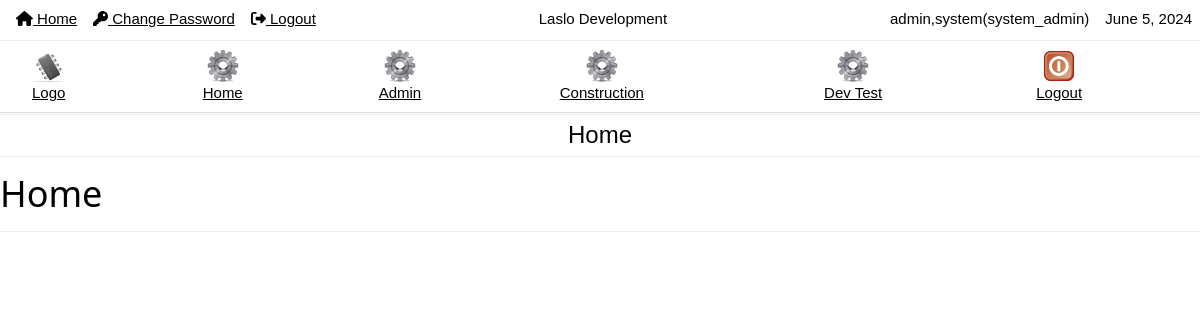
/webinterface/public/index.php (signed in), run on the app's committed database.
### tables this page shows
CREATE TABLE `sysSettingsKeyDefinitions` (
  `sskd_IndexId` int UNSIGNED NOT NULL,
  `sskd_sad_NameId` varchar(255) NOT NULL,
  `sskd_TableName` varchar(255) NOT NULL,
  `sskd_SettingName` varchar(255) NOT NULL,
  `sskd_SettingType` enum('string','int','YN','list','hook') NOT NULL DEFAULT 'string',
  `sskd_SettingFatoryValue` varchar(255) NOT NULL,
  `sskd_SettingDefaultValue` varchar(255) NOT NULL,
  `sskd_AllowOverride` enum('Y','N') NOT NULL DEFAULT 'Y'
);

### webinterface/app/wac.inc.php (called while the page is built, shortened)
<?php
	function sysCreateObject($iAppName, $iClassName){
		$iAppName = strtolower($iAppName);
		$iClassName = strtolower($iClassName);
		$classFileName = sysReturnClassFileName($iAppName, $iClassName);
		if(class_exists($iClassName)){
			$obj = new $iClassName;
		} else {
			sysLogWrite('Application '.$iAppName.' Class '.$iClassName.' does not exists:'.$classFileName);
			return False;
		}
		return $obj;
	}
	function sysReturnClassFileName($iAppName, $iClassName){
		return $GLOBALS['lsg']['webRootDir'].'app/'.$iAppName.'/inc/class.'.$iClassName.'.php';
	}
	function sysCheckClassFileExists($iAppName, $iClassName){
		$classFileName = sysReturnClassFileName($iAppName, $iClassName);
		if(file_exists($classFileName) and is_readable($classFileName) ){
			return True;
		} else {
			return False;
		}
	}

### webinterface/public/index.php (called while the page is built)
<?PHP
require_once(dirname(__DIR__) . '/app/index.inc.php');
?>

### webinterface/app/base_api/inc/class.pageparts.php (the view, shortened to what this page needs)
<?php
	class pageparts {
		var $pageParts = array(
			'createHeader'							=> True,
			'createTopStausBar'					=> True,
			'createApplicationsBar'			=> True,
			'createApplicationTitleBar'	=> True,
			'createApplicationMenu'			=> True,
			'createFooterBar' 					=> True,
			'createJavascriptLinks'			=> True,
			'createJavascriptCode'			=> True,
		);
		function pageHeader(){
			$retString = '<!DOCTYPE html>
<head>
 <link rel="stylesheet" href="css/w3.css">
 <link rel="stylesheet" href="css/base.css">
 <link rel="stylesheet" href="js/jq/jquery-ui-themes-1.13.2/themes/cupertino/jquery-ui.min.css">
 <script src="js/jq/jquery-3.3.1.min.js"></script>
 <script src="js/jq/jquery-ui-1.13.2/external/jquery/jquery.js"></script>
 <script src="js/jq/jquery-ui-1.13.2/jquery-ui.min.js"></script>
 <link rel="stylesheet" href="js/jq/w2ui/w2ui-1.5.min.css">
 <script src="js/jq/w2ui/w2ui-1.5.min.js"></script>
 <script defer src="js/fa/js/all.min.js"></script>
</head>
';
			return $retString;
		}
		function topStausBar(){
			$retString = '
<div id=topStatusBar>
 <table class="w3-table">
  <tr>
   <td class="w3-left-align" nowrap><div><A HREF="index.php?action=base_home.base_home_aui.index"><i class="fas fa-home"></i> Home</A></div></td>
   <td class="w3-left-align" nowrap><div><A HREF="#pagePartsChangePassword" id="#pagePartsChangePassword" onclick="pagePartsChangePassword()" ><i class="fas fa-key"></i> Change Password</A></div></td>
   <td class="w3-left-align" nowrap><div><A HREF="index.php?action=logout"><i class="fas fa-sign-out-alt"></i></img> Logout</A></div></td>
   <td class="w3-center" width=100%><div>'.$GLOBALS['lsg']['sysSiteConfig']['siteTitle'].'</div></td>
   <td class="w3-right-align" nowrap><div >'.
        $GLOBALS['lsg']['user']['details']['sud_NameLast'].','.
        $GLOBALS['lsg']['user']['details']['sud_NameFirst'].'('.
        $GLOBALS['lsg']['user']['details']['sud_NameId'].')'.'</div></td>
   <td class="w3-right-align" nowrap><div>'. date("F j, Y") .'</div></td>
  </tr>
 </table>
</div>
<hr>
';
			return $retString;
		}
		function applicationsBar(){
			$retString = '
<div id=applicationsBar>
 <table class="w3-table-all w3-centered w3-border-0">
  <tr>
   <td>
    <div id=app0 class="w3-container  w3-cell" >
     <A HREF="index.php" target="_blank">
      <div><img border=0 title="Logo" alt="Logo" src="img/logo.png"></img></div>
      <div>Logo</div>
     </A>
    </div>
   </td>';
			foreach($GLOBALS['lsg']['user']['appList'] as $nameid){
				$retString .= '
   <td>
    <div class="w3-container  w3-cell" id="'.$nameid.'_'.$GLOBALS['lsg']['user']['appDetails'][$nameid]['sad_Order'].'">
     <A HREF="index.php?action='.$nameid.'.'.$nameid.'_aui.index">
      <div><img border=0 title="'.$GLOBALS['lsg']['user']['appDetails'][$nameid]['sad_Description'].'" alt="'.$GLOBALS['lsg']['user']['appDetails'][$nameid]['sad_Description'].'" src="'.$nameid.'/img/applicationIcon.png"></img></div>
      <div>'.$GLOBALS['lsg']['user']['appDetails'][$nameid]['sad_Name'].'</div>
     </A>
    </div>
   </td>';
			}
				$retString .= '
   <td>
    <div class="w3-container  w3-cell" >
     <A HREF="index.php?action=logout">
      <div><img border=0 title="Logout" alt="Logout" src="img/logout.png"></img></div>
      <div>Logout</div>
     </A>
    </div>
   </td>
  </tr>
 </table>
</div>
<hr>
';
			return $retString;
		}
		function applicationTitleBar(){
			$retString = '
 <div id=applicationTitleBar class="w3-panel w3-center w3-border-0" style="max-width:100%;margin:auto;">
  <p class="w3-xlarge w3-center" style="margin-top: 1px; margin-bottom: 1px">'. $GLOBALS['lsg']['calledApplication']['applicationTitle'];
			$retString .= '</p>
 </div>
 <hr>
			';
			return $retString;
		}
		function footerBar(){
						$retString = '
<hr>
<div id=footerBar class="w3-cell-row">
<!--
	<div id=footerBar class="w3-cell-row">
		<div class="w3-container  w3-cell w3-left-align" >Misc Row 1 Col 1</div>
		<div class="w3-container  w3-cell w3-left-align" >Misc Row 1 Col 2</div>
	</div>
	<div id=footerBar class="w3-cell-row">
		<div class="w3-container  w3-cell w3-left-align" >Misc Row 2 Col 1</div>
		<div class="w3-container  w3-cell w3-left-align" >Misc Row 2 Col 2</div>
  </div>
-->
</div>
			';
			return $retString;
		}
		function checkPageHeader(){
			if($this->pageParts['createHeader'] === True){
				return True;
			} else {
				return False;
			}
		}
		function checkTopStausBar(){
			if($this->pageParts['createTopStausBar'] === True){
				return True;
			} else {
				return False;
			}
		}
		function checkApplicationsBar(){
			if($this->pageParts['createApplicationsBar'] === True){
				return True;
			} else {
				return False;
			}
		}
		function checkApplicationTitleBar(){
			if($this->pageParts['createApplicationTitleBar'] === True){
				return True;
			} else {
				return False;
			}
		}
		function checkFooterBar(){
			if($this->pageParts['createFooterBar'] === True){
				return True;
			} else {
				return False;
			}
		}
	}

### webinterface/app/index.inc.php (shortened to what this page needs)
<?PHP
	$calledApplication = sysCreateObject(
		$GLOBALS['lsg']['calledApplication']['application'],
		$GLOBALS['lsg']['calledApplication']['class']);
	if($calledApplication === false){
		$applicationRejected = true;
		sysLogWrite('Class or Class file not found for Application:'.
			$GLOBALS['lsg']['calledApplication']['application'].'.'.
			$GLOBALS['lsg']['calledApplication']['class']);
	} else {
		$applicationRejected = false;
	}
  if($applicationRejected === false){
  	if(method_exists($calledApplication, $GLOBALS['lsg']['calledApplication']['method'])){
  		if($calledApplication->userCallableFunctions[$GLOBALS['lsg']['calledApplication']['method']] === true){
  			$GLOBALS['lsg']['api']['sys']->runApp($calledApplication);
  		}
  	}
  }else{
    if($GLOBALS['lsg']['calledApplication']['callType'] == 'xhr'){
      echo $GLOBALS['lsg']['api']['w2ui']->rtnErrJsonGeneral();
      exit;
    }
  }

### webinterface/app/base_api/inc/class.sys.php (shortened to what this page needs)
<?PHP
class sys {
	function runApp(&$calledApplication){
		if($GLOBALS['lsg']['api']['pageParts']->checkPageHeader()){
			echo $GLOBALS['lsg']['api']['pageParts']->pageHeader();
		}
		if($GLOBALS['lsg']['api']['pageParts']->checkTopStausBar()){
			echo $GLOBALS['lsg']['api']['pageParts']->topStausBar();
		}
		if($GLOBALS['lsg']['api']['pageParts']->checkApplicationsBar()){
			echo $GLOBALS['lsg']['api']['pageParts']->applicationsBar();
		}
		if($GLOBALS['lsg']['api']['pageParts']->checkApplicationTitleBar()){
			echo $GLOBALS['lsg']['api']['pageParts']->applicationTitleBar();
		}
		$code = '$calledApplication->'. $GLOBALS['lsg']['calledApplication']['method'] .'();';
		eval($code);
		if($GLOBALS['lsg']['api']['pageParts']->checkFooterBar()){
			echo $GLOBALS['lsg']['api']['pageParts']->footerBar();
		}
	}
}

### webinterface/app/base_home/inc/class.base_home_aui.php (shortened to what this page needs)
<?PHP
class base_home_aui{
	function index(){
		echo('<h1>Home</h1>');
	}
}

### webinterface/public/css/w3.css (style rules this page uses)
*,*:before,*:after { box-sizing:inherit }
a { background-color:transparent;-webkit-text-decoration-skip:objects }
img { border-style:none }
svg:not(:root) { overflow:hidden }
hr { box-sizing:content-box;height:0;overflow:visible }
h1 { font-size:36px }
h1,h2,h3,h4,h5,h6 { font-family:"Segoe UI",Arial,sans-serif;font-weight:400;margin:10px 0 }
hr { border:0;border-top:1px solid #eee;margin:20px 0 }
img { vertical-align:middle }
a { color:inherit }
.w3-table,.w3-table-all { border-collapse:collapse;border-spacing:0;width:100%;display:table }
.w3-table-all { border:1px solid #ccc }
.w3-bordered tr,.w3-table-all tr { border-bottom:1px solid #ddd }
.w3-table-all tr:nth-child(odd) { background-color:#fff }
.w3-centered tr th,.w3-centered tr td { text-align:center }
.w3-table td,.w3-table th,.w3-table-all td,.w3-table-all th { padding:8px 8px;display:table-cell;text-align:left;vertical-align:top }
.w3-table th:first-child,.w3-table td:first-child,.w3-table-all th:first-child,.w3-table-all td:first-child { padding-left:16px }
.w3-container:after,.w3-container:before,.w3-panel:after,.w3-panel:before,.w3-row:after,.w3-row:before,.w3-row-padding:after,.w3-row-padding:before, .w3-cell-row:before,.w3-cell-row:after,.w3-clear:after,.w3-clear:before,.w3-bar:before,.w3-bar:after { content:"";display:table;clear:both }
.w3-cell { display:table-cell }
.w3-container,.w3-panel { padding:0.01em 16px }
.w3-panel { margin-top:16px;margin-bottom:16px }
.w3-xlarge { font-size:24px!important }
.w3-left-align { text-align:left!important }
.w3-right-align { text-align:right!important }
.w3-center { text-align:center!important }
.w3-border-0 { border:0!important }

### webinterface/public/css/base.css (style rules this page uses)
hr { margin-top: 1px; margin-bottom: 1px }

### data on the page
syssettingskeydefinitions: sskd_sad_NameId (picture), sskd_sad_NameId "Admin"

### other printed values
$GLOBALS['lsg']['sysSiteConfig']['siteTitle'] "Laslo Development"
$GLOBALS['lsg']['user']['details']['sud_NameLast'] "admin"
$GLOBALS['lsg']['user']['details']['sud_NameFirst'] "system"
$GLOBALS['lsg']['user']['details']['sud_NameId'] "system_admin"
$GLOBALS['lsg']['user']['appDetails'][$nameid]['sad_Name'] "Home"
$GLOBALS['lsg']['user']['appDetails'][$nameid]['sad_Name'] "Construction"
$GLOBALS['lsg']['user']['appDetails'][$nameid]['sad_Name'] "Dev Test"
$GLOBALS['lsg']['calledApplication']['applicationTitle'] "Home"
